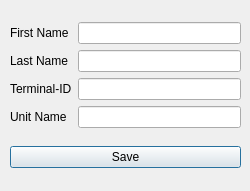
<?xml version="1.0" encoding="UTF-8"?>
<ui version="4.0">
 <class>EditContact</class>
 <widget class="QDialog" name="EditContact">
  <property name="geometry">
   <rect>
    <x>0</x>
    <y>0</y>
    <width>250</width>
    <height>191</height>
   </rect>
  </property>
  <property name="windowTitle">
   <string>Edit Contact</string>
  </property>
  <widget class="QWidget" name="layoutWidget">
   <property name="geometry">
    <rect>
     <x>10</x>
     <y>10</y>
     <width>231</width>
     <height>171</height>
    </rect>
   </property>
   <layout class="QVBoxLayout" name="verticalLayout_3">
    <item>
     <layout class="QHBoxLayout" name="horizontalLayout">
      <item>
       <layout class="QVBoxLayout" name="verticalLayout">
        <item>
         <widget class="QLabel" name="label_firstname">
          <property name="text">
           <string>First Name</string>
          </property>
         </widget>
        </item>
        <item>
         <widget class="QLabel" name="label_lastname">
          <property name="text">
           <string>Last Name</string>
          </property>
         </widget>
        </item>
        <item>
         <widget class="QLabel" name="label_terminalid">
          <property name="text">
           <string>Terminal-ID</string>
          </property>
         </widget>
        </item>
        <item>
         <widget class="QLabel" name="label_unitname">
          <property name="text">
           <string>Unit Name</string>
          </property>
         </widget>
        </item>
       </layout>
      </item>
      <item>
       <layout class="QVBoxLayout" name="verticalLayout_2">
        <item>
         <widget class="QLineEdit" name="lineEdit_firstname"/>
        </item>
        <item>
         <widget class="QLineEdit" name="lineEdit_lastname"/>
        </item>
        <item>
         <widget class="QLineEdit" name="lineEdit_terminalid"/>
        </item>
        <item>
         <widget class="QLineEdit" name="lineEdit_unitname"/>
        </item>
       </layout>
      </item>
     </layout>
    </item>
    <item>
     <widget class="QPushButton" name="pushButton_save">
      <property name="text">
       <string>Save</string>
      </property>
     </widget>
    </item>
   </layout>
  </widget>
 </widget>
 <resources/>
 <connections/>
</ui>
